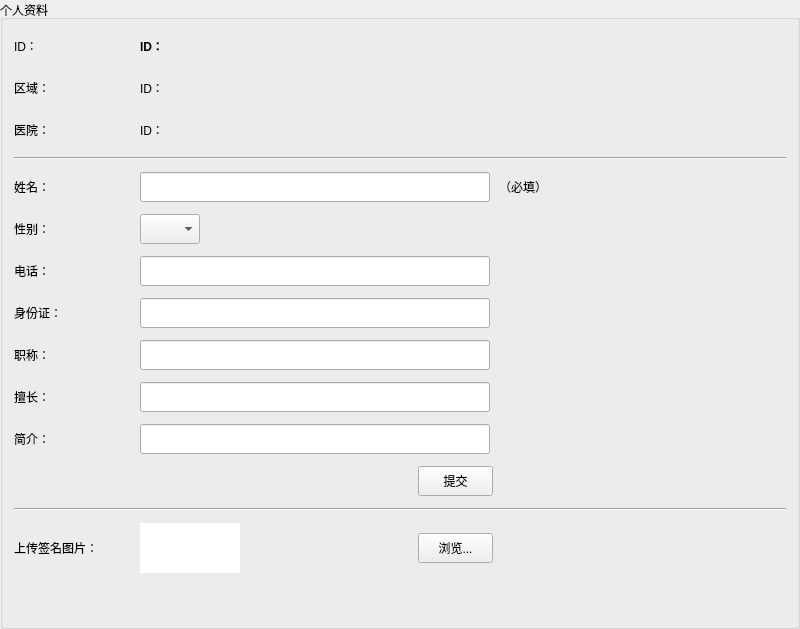
            <widget class="QGroupBox" name="my_profile_group_box">
             <property name="title">
              <string>个人资料</string>
             </property>
             <layout class="QGridLayout" name="gridLayout_12">
              <property name="verticalSpacing">
               <number>12</number>
              </property>
              <item row="2" column="0">
               <widget class="QLabel" name="my_hospital_label">
                <property name="sizePolicy">
                 <sizepolicy hsizetype="Minimum" vsizetype="Minimum">
                  <horstretch>0</horstretch>
                  <verstretch>0</verstretch>
                 </sizepolicy>
                </property>
                <property name="minimumSize">
                 <size>
                  <width>120</width>
                  <height>30</height>
                 </size>
                </property>
                <property name="maximumSize">
                 <size>
                  <width>120</width>
                  <height>30</height>
                 </size>
                </property>
                <property name="text">
                 <string>医院：</string>
                </property>
               </widget>
              </item>
              <item row="12" column="0" colspan="5">
               <widget class="Line" name="line_8">
                <property name="orientation">
                 <enum>Qt::Horizontal</enum>
                </property>
               </widget>
              </item>
              <item row="0" column="0">
               <widget class="QLabel" name="my_uid_label">
                <property name="sizePolicy">
                 <sizepolicy hsizetype="Minimum" vsizetype="Minimum">
                  <horstretch>0</horstretch>
                  <verstretch>0</verstretch>
                 </sizepolicy>
                </property>
                <property name="minimumSize">
                 <size>
                  <width>120</width>
                  <height>30</height>
                 </size>
                </property>
                <property name="maximumSize">
                 <size>
                  <width>120</width>
                  <height>30</height>
                 </size>
                </property>
                <property name="text">
                 <string>ID：</string>
                </property>
               </widget>
              </item>
              <item row="1" column="4">
               <spacer name="horizontalSpacer_14">
                <property name="orientation">
                 <enum>Qt::Horizontal</enum>
                </property>
                <property name="sizeHint" stdset="0">
                 <size>
                  <width>241</width>
                  <height>20</height>
                 </size>
                </property>
               </spacer>
              </item>
              <item row="0" column="1" colspan="3">
               <widget class="QLabel" name="my_uid_value_label">
                <property name="sizePolicy">
                 <sizepolicy hsizetype="Minimum" vsizetype="Minimum">
                  <horstretch>0</horstretch>
                  <verstretch>0</verstretch>
                 </sizepolicy>
                </property>
                <property name="minimumSize">
                 <size>
                  <width>350</width>
                  <height>30</height>
                 </size>
                </property>
                <property name="maximumSize">
                 <size>
                  <width>350</width>
                  <height>30</height>
                 </size>
                </property>
                <property name="font">
                 <font>
                  <weight>75</weight>
                  <bold>true</bold>
                 </font>
                </property>
                <property name="text">
                 <string>ID：</string>
                </property>
               </widget>
              </item>
              <item row="1" column="1" colspan="3">
               <widget class="QLabel" name="my_region_value_label">
                <property name="sizePolicy">
                 <sizepolicy hsizetype="Minimum" vsizetype="Minimum">
                  <horstretch>0</horstretch>
                  <verstretch>0</verstretch>
                 </sizepolicy>
                </property>
                <property name="minimumSize">
                 <size>
                  <width>350</width>
                  <height>30</height>
                 </size>
                </property>
                <property name="maximumSize">
                 <size>
                  <width>350</width>
                  <height>30</height>
                 </size>
                </property>
                <property name="font">
                 <font>
                  <weight>50</weight>
                  <bold>false</bold>
                 </font>
                </property>
                <property name="text">
                 <string>ID：</string>
                </property>
               </widget>
              </item>
              <item row="1" column="0">
               <widget class="QLabel" name="my_region_label">
                <property name="sizePolicy">
                 <sizepolicy hsizetype="Minimum" vsizetype="Minimum">
                  <horstretch>0</horstretch>
                  <verstretch>0</verstretch>
                 </sizepolicy>
                </property>
                <property name="minimumSize">
                 <size>
                  <width>120</width>
                  <height>30</height>
                 </size>
                </property>
                <property name="maximumSize">
                 <size>
                  <width>120</width>
                  <height>30</height>
                 </size>
                </property>
                <property name="text">
                 <string>区域：</string>
                </property>
               </widget>
              </item>
              <item row="0" column="4">
               <spacer name="horizontalSpacer_13">
                <property name="orientation">
                 <enum>Qt::Horizontal</enum>
                </property>
                <property name="sizeHint" stdset="0">
                 <size>
                  <width>241</width>
                  <height>20</height>
                 </size>
                </property>
               </spacer>
              </item>
              <item row="4" column="0">
               <widget class="QLabel" name="my_name_label">
                <property name="sizePolicy">
                 <sizepolicy hsizetype="Minimum" vsizetype="Minimum">
                  <horstretch>0</horstretch>
                  <verstretch>0</verstretch>
                 </sizepolicy>
                </property>
                <property name="minimumSize">
                 <size>
                  <width>120</width>
                  <height>30</height>
                 </size>
                </property>
                <property name="maximumSize">
                 <size>
                  <width>120</width>
                  <height>30</height>
                 </size>
                </property>
                <property name="text">
                 <string>姓名：</string>
                </property>
               </widget>
              </item>
              <item row="4" column="1" colspan="3">
               <widget class="QLineEdit" name="my_name_line_edit">
                <property name="sizePolicy">
                 <sizepolicy hsizetype="Minimum" vsizetype="Minimum">
                  <horstretch>0</horstretch>
                  <verstretch>0</verstretch>
                 </sizepolicy>
                </property>
                <property name="minimumSize">
                 <size>
                  <width>350</width>
                  <height>30</height>
                 </size>
                </property>
                <property name="maximumSize">
                 <size>
                  <width>350</width>
                  <height>30</height>
                 </size>
                </property>
                <property name="echoMode">
                 <enum>QLineEdit::Normal</enum>
                </property>
               </widget>
              </item>
              <item row="2" column="4">
               <spacer name="horizontalSpacer_15">
                <property name="orientation">
                 <enum>Qt::Horizontal</enum>
                </property>
                <property name="sizeHint" stdset="0">
                 <size>
                  <width>241</width>
                  <height>20</height>
                 </size>
                </property>
               </spacer>
              </item>
              <item row="2" column="1" colspan="3">
               <widget class="QLabel" name="my_hospital_value_label">
                <property name="sizePolicy">
                 <sizepolicy hsizetype="Minimum" vsizetype="Minimum">
                  <horstretch>0</horstretch>
                  <verstretch>0</verstretch>
                 </sizepolicy>
                </property>
                <property name="minimumSize">
                 <size>
                  <width>350</width>
                  <height>30</height>
                 </size>
                </property>
                <property name="maximumSize">
                 <size>
                  <width>350</width>
                  <height>30</height>
                 </size>
                </property>
                <property name="font">
                 <font>
                  <weight>50</weight>
                  <bold>false</bold>
                 </font>
                </property>
                <property name="text">
                 <string>ID：</string>
                </property>
               </widget>
              </item>
              <item row="3" column="0" colspan="5">
               <widget class="Line" name="line_6">
                <property name="sizePolicy">
                 <sizepolicy hsizetype="Expanding" vsizetype="Fixed">
                  <horstretch>0</horstretch>
                  <verstretch>0</verstretch>
                 </sizepolicy>
                </property>
                <property name="orientation">
                 <enum>Qt::Horizontal</enum>
                </property>
               </widget>
              </item>
              <item row="5" column="1">
               <widget class="QComboBox" name="my_sex_combo_box">
                <property name="sizePolicy">
                 <sizepolicy hsizetype="Minimum" vsizetype="Minimum">
                  <horstretch>0</horstretch>
                  <verstretch>0</verstretch>
                 </sizepolicy>
                </property>
                <property name="minimumSize">
                 <size>
                  <width>60</width>
                  <height>30</height>
                 </size>
                </property>
                <property name="maximumSize">
                 <size>
                  <width>60</width>
                  <height>30</height>
                 </size>
                </property>
               </widget>
              </item>
              <item row="5" column="2" colspan="3">
               <spacer name="horizontalSpacer_27">
                <property name="orientation">
                 <enum>Qt::Horizontal</enum>
                </property>
                <property name="sizeHint" stdset="0">
                 <size>
                  <width>537</width>
                  <height>20</height>
                 </size>
                </property>
               </spacer>
              </item>
              <item row="6" column="0">
               <widget class="QLabel" name="my_phone_label">
                <property name="sizePolicy">
                 <sizepolicy hsizetype="Minimum" vsizetype="Minimum">
                  <horstretch>0</horstretch>
                  <verstretch>0</verstretch>
                 </sizepolicy>
                </property>
                <property name="minimumSize">
                 <size>
                  <width>120</width>
                  <height>30</height>
                 </size>
                </property>
                <property name="maximumSize">
                 <size>
                  <width>120</width>
                  <height>30</height>
                 </size>
                </property>
                <property name="text">
                 <string>电话：</string>
                </property>
               </widget>
              </item>
              <item row="4" column="4">
               <widget class="QLabel" name="label">
                <property name="sizePolicy">
                 <sizepolicy hsizetype="Expanding" vsizetype="Minimum">
                  <horstretch>0</horstretch>
                  <verstretch>0</verstretch>
                 </sizepolicy>
                </property>
                <property name="minimumSize">
                 <size>
                  <width>0</width>
                  <height>30</height>
                 </size>
                </property>
                <property name="maximumSize">
                 <size>
                  <width>16777215</width>
                  <height>30</height>
                 </size>
                </property>
                <property name="text">
                 <string>（必填）</string>
                </property>
               </widget>
              </item>
              <item row="5" column="0">
               <widget class="QLabel" name="my_sex_label">
                <property name="sizePolicy">
                 <sizepolicy hsizetype="Minimum" vsizetype="Minimum">
                  <horstretch>0</horstretch>
                  <verstretch>0</verstretch>
                 </sizepolicy>
                </property>
                <property name="minimumSize">
                 <size>
                  <width>120</width>
                  <height>30</height>
                 </size>
                </property>
                <property name="maximumSize">
                 <size>
                  <width>120</width>
                  <height>30</height>
                 </size>
                </property>
                <property name="text">
                 <string>性别：</string>
                </property>
               </widget>
              </item>
              <item row="7" column="4">
               <spacer name="horizontalSpacer_17">
                <property name="orientation">
                 <enum>Qt::Horizontal</enum>
                </property>
                <property name="sizeHint" stdset="0">
                 <size>
                  <width>241</width>
                  <height>20</height>
                 </size>
                </property>
               </spacer>
              </item>
              <item row="6" column="4">
               <spacer name="horizontalSpacer_16">
                <property name="orientation">
                 <enum>Qt::Horizontal</enum>
                </property>
                <property name="sizeHint" stdset="0">
                 <size>
                  <width>241</width>
                  <height>20</height>
                 </size>
                </property>
               </spacer>
              </item>
              <item row="7" column="1" colspan="3">
               <widget class="QLineEdit" name="my_id_line_edit">
                <property name="sizePolicy">
                 <sizepolicy hsizetype="Minimum" vsizetype="Minimum">
                  <horstretch>0</horstretch>
                  <verstretch>0</verstretch>
                 </sizepolicy>
                </property>
                <property name="minimumSize">
                 <size>
                  <width>350</width>
                  <height>30</height>
                 </size>
                </property>
                <property name="maximumSize">
                 <size>
                  <width>350</width>
                  <height>30</height>
                 </size>
                </property>
                <property name="echoMode">
                 <enum>QLineEdit::Normal</enum>
                </property>
               </widget>
              </item>
              <item row="6" column="1" colspan="3">
               <widget class="QLineEdit" name="my_phone_line_edit">
                <property name="sizePolicy">
                 <sizepolicy hsizetype="Minimum" vsizetype="Minimum">
                  <horstretch>0</horstretch>
                  <verstretch>0</verstretch>
                 </sizepolicy>
                </property>
                <property name="minimumSize">
                 <size>
                  <width>350</width>
                  <height>30</height>
                 </size>
                </property>
                <property name="maximumSize">
                 <size>
                  <width>350</width>
                  <height>30</height>
                 </size>
                </property>
                <property name="echoMode">
                 <enum>QLineEdit::Normal</enum>
                </property>
               </widget>
              </item>
              <item row="7" column="0">
               <widget class="QLabel" name="my_id_label">
                <property name="sizePolicy">
                 <sizepolicy hsizetype="Minimum" vsizetype="Minimum">
                  <horstretch>0</horstretch>
                  <verstretch>0</verstretch>
                 </sizepolicy>
                </property>
                <property name="minimumSize">
                 <size>
                  <width>120</width>
                  <height>30</height>
                 </size>
                </property>
                <property name="maximumSize">
                 <size>
                  <width>120</width>
                  <height>30</height>
                 </size>
                </property>
                <property name="text">
                 <string>身份证：</string>
                </property>
               </widget>
              </item>
              <item row="8" column="4">
               <spacer name="horizontalSpacer_18">
                <property name="orientation">
                 <enum>Qt::Horizontal</enum>
                </property>
                <property name="sizeHint" stdset="0">
                 <size>
                  <width>241</width>
                  <height>20</height>
                 </size>
                </property>
               </spacer>
              </item>
              <item row="9" column="1" colspan="3">
               <widget class="QLineEdit" name="my_skill_line_edit">
                <property name="sizePolicy">
                 <sizepolicy hsizetype="Minimum" vsizetype="Minimum">
                  <horstretch>0</horstretch>
                  <verstretch>0</verstretch>
                 </sizepolicy>
                </property>
                <property name="minimumSize">
                 <size>
                  <width>350</width>
                  <height>30</height>
                 </size>
                </property>
                <property name="maximumSize">
                 <size>
                  <width>350</width>
                  <height>30</height>
                 </size>
                </property>
                <property name="echoMode">
                 <enum>QLineEdit::Normal</enum>
                </property>
               </widget>
              </item>
              <item row="8" column="1" colspan="3">
               <widget class="QLineEdit" name="my_title_line_edit">
                <property name="sizePolicy">
                 <sizepolicy hsizetype="Minimum" vsizetype="Minimum">
                  <horstretch>0</horstretch>
                  <verstretch>0</verstretch>
                 </sizepolicy>
                </property>
                <property name="minimumSize">
                 <size>
                  <width>350</width>
                  <height>30</height>
                 </size>
                </property>
                <property name="maximumSize">
                 <size>
                  <width>350</width>
                  <height>30</height>
                 </size>
                </property>
                <property name="echoMode">
                 <enum>QLineEdit::Normal</enum>
                </property>
               </widget>
              </item>
              <item row="9" column="4">
               <spacer name="horizontalSpacer_19">
                <property name="orientation">
                 <enum>Qt::Horizontal</enum>
                </property>
                <property name="sizeHint" stdset="0">
                 <size>
                  <width>241</width>
                  <height>20</height>
                 </size>
                </property>
               </spacer>
              </item>
              <item row="8" column="0">
               <widget class="QLabel" name="my_title_label">
                <property name="sizePolicy">
                 <sizepolicy hsizetype="Minimum" vsizetype="Minimum">
                  <horstretch>0</horstretch>
                  <verstretch>0</verstretch>
                 </sizepolicy>
                </property>
                <property name="minimumSize">
                 <size>
                  <width>120</width>
                  <height>30</height>
                 </size>
                </property>
                <property name="maximumSize">
                 <size>
                  <width>120</width>
                  <height>30</height>
                 </size>
                </property>
                <property name="text">
                 <string>职称：</string>
                </property>
               </widget>
              </item>
              <item row="9" column="0">
               <widget class="QLabel" name="my_skill_label">
                <property name="sizePolicy">
                 <sizepolicy hsizetype="Minimum" vsizetype="Minimum">
                  <horstretch>0</horstretch>
                  <verstretch>0</verstretch>
                 </sizepolicy>
                </property>
                <property name="minimumSize">
                 <size>
                  <width>120</width>
                  <height>30</height>
                 </size>
                </property>
                <property name="maximumSize">
                 <size>
                  <width>120</width>
                  <height>30</height>
                 </size>
                </property>
                <property name="text">
                 <string>擅长：</string>
                </property>
               </widget>
              </item>
              <item row="11" column="4">
               <spacer name="horizontalSpacer_21">
                <property name="orientation">
                 <enum>Qt::Horizontal</enum>
                </property>
                <property name="sizeHint" stdset="0">
                 <size>
                  <width>241</width>
                  <height>20</height>
                 </size>
                </property>
               </spacer>
              </item>
              <item row="10" column="0">
               <widget class="QLabel" name="my_description_label">
                <property name="sizePolicy">
                 <sizepolicy hsizetype="Minimum" vsizetype="Minimum">
                  <horstretch>0</horstretch>
                  <verstretch>0</verstretch>
                 </sizepolicy>
                </property>
                <property name="minimumSize">
                 <size>
                  <width>120</width>
                  <height>30</height>
                 </size>
                </property>
                <property name="maximumSize">
                 <size>
                  <width>120</width>
                  <height>30</height>
                 </size>
                </property>
                <property name="text">
                 <string>简介：</string>
                </property>
               </widget>
              </item>
              <item row="11" column="3">
               <widget class="QPushButton" name="my_submit_button">
                <property name="sizePolicy">
                 <sizepolicy hsizetype="Minimum" vsizetype="Minimum">
                  <horstretch>0</horstretch>
                  <verstretch>0</verstretch>
                 </sizepolicy>
                </property>
                <property name="minimumSize">
                 <size>
                  <width>75</width>
                  <height>30</height>
                 </size>
                </property>
                <property name="maximumSize">
                 <size>
                  <width>75</width>
                  <height>30</height>
                 </size>
                </property>
                <property name="text">
                 <string>提交</string>
                </property>
                <property name="icon">
                 <iconset resource="ultrasound_consultant.qrc">
                  <normaloff>:/UltrasoundConsultant/Resources/save.png</normaloff>:/UltrasoundConsultant/Resources/save.png</iconset>
                </property>
               </widget>
              </item>
              <item row="10" column="4">
               <spacer name="horizontalSpacer_20">
                <property name="orientation">
                 <enum>Qt::Horizontal</enum>
                </property>
                <property name="sizeHint" stdset="0">
                 <size>
                  <width>241</width>
                  <height>20</height>
                 </size>
                </property>
               </spacer>
              </item>
              <item row="10" column="1" colspan="3">
               <widget class="QLineEdit" name="my_description_line_edit">
                <property name="sizePolicy">
                 <sizepolicy hsizetype="Minimum" vsizetype="Minimum">
                  <horstretch>0</horstretch>
                  <verstretch>0</verstretch>
                 </sizepolicy>
                </property>
                <property name="minimumSize">
                 <size>
                  <width>350</width>
                  <height>30</height>
                 </size>
                </property>
                <property name="maximumSize">
                 <size>
                  <width>350</width>
                  <height>30</height>
                 </size>
                </property>
                <property name="echoMode">
                 <enum>QLineEdit::Normal</enum>
                </property>
               </widget>
              </item>
              <item row="11" column="0" colspan="3">
               <spacer name="horizontalSpacer_28">
                <property name="orientation">
                 <enum>Qt::Horizontal</enum>
                </property>
                <property name="sizeHint" stdset="0">
                 <size>
                  <width>398</width>
                  <height>20</height>
                 </size>
                </property>
               </spacer>
              </item>
              <item row="13" column="0">
               <widget class="QLabel" name="my_sign_label">
                <property name="sizePolicy">
                 <sizepolicy hsizetype="Minimum" vsizetype="Minimum">
                  <horstretch>0</horstretch>
                  <verstretch>0</verstretch>
                 </sizepolicy>
                </property>
                <property name="minimumSize">
                 <size>
                  <width>120</width>
                  <height>30</height>
                 </size>
                </property>
                <property name="maximumSize">
                 <size>
                  <width>120</width>
                  <height>30</height>
                 </size>
                </property>
                <property name="text">
                 <string>上传签名图片：</string>
                </property>
               </widget>
              </item>
              <item row="14" column="0">
               <widget class="QLabel" name="my_description_label_3">
                <property name="sizePolicy">
                 <sizepolicy hsizetype="Minimum" vsizetype="Minimum">
                  <horstretch>0</horstretch>
                  <verstretch>0</verstretch>
                 </sizepolicy>
                </property>
                <property name="minimumSize">
                 <size>
                  <width>120</width>
                  <height>30</height>
                 </size>
                </property>
                <property name="maximumSize">
                 <size>
                  <width>120</width>
                  <height>30</height>
                 </size>
                </property>
                <property name="text">
                 <string/>
                </property>
               </widget>
              </item>
              <item row="13" column="4">
               <spacer name="horizontalSpacer_7">
                <property name="orientation">
                 <enum>Qt::Horizontal</enum>
                </property>
                <property name="sizeHint" stdset="0">
                 <size>
                  <width>40</width>
                  <height>20</height>
                 </size>
                </property>
               </spacer>
              </item>
              <item row="13" column="1">
               <widget class="QLabel" name="my_sign_image_label">
                <property name="sizePolicy">
                 <sizepolicy hsizetype="Minimum" vsizetype="Minimum">
                  <horstretch>0</horstretch>
                  <verstretch>0</verstretch>
                 </sizepolicy>
                </property>
                <property name="minimumSize">
                 <size>
                  <width>100</width>
                  <height>50</height>
                 </size>
                </property>
                <property name="maximumSize">
                 <size>
                  <width>100</width>
                  <height>50</height>
                 </size>
                </property>
                <property name="styleSheet">
                 <string notr="true">background-color: rgb(255, 255, 255);</string>
                </property>
                <property name="text">
                 <string/>
                </property>
               </widget>
              </item>
              <item row="13" column="3">
               <widget class="QPushButton" name="my_sign_button">
                <property name="sizePolicy">
                 <sizepolicy hsizetype="Minimum" vsizetype="Minimum">
                  <horstretch>0</horstretch>
                  <verstretch>0</verstretch>
                 </sizepolicy>
                </property>
                <property name="minimumSize">
                 <size>
                  <width>75</width>
                  <height>30</height>
                 </size>
                </property>
                <property name="maximumSize">
                 <size>
                  <width>75</width>
                  <height>30</height>
                 </size>
                </property>
                <property name="text">
                 <string>浏览...</string>
                </property>
               </widget>
              </item>
             </layout>
            </widget>
